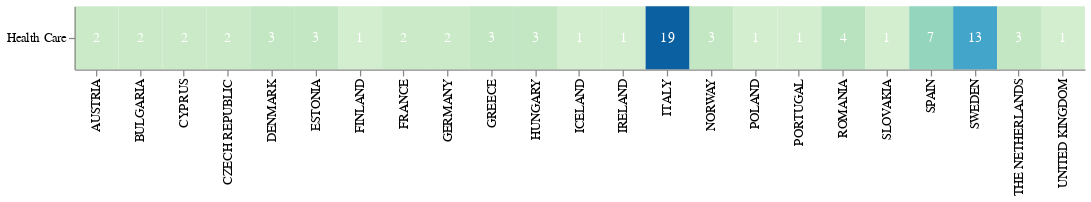

Source (notebook cell):
### Code cell
# Configure text
text = (
    alt.Chart(df_plot)
    .mark_text(color="white")
    .encode(
        x=alt.X("country:N", title=""),
        y=alt.Y("sector:N", title=""),
        text=alt.Text("fine:Q"),
    )
)

heatmap = (
    alt.Chart(df_plot, title="")
    .mark_rect()
    .encode(
        x=alt.X("country:N", title=""),
        y=alt.Y("sector:N", title=""),
        #color=alt.Color("fine", legend=None, scale=alt.Scale(type="log", nice=True)),
        color=alt.Color("fine", legend=None, scale=alt.Scale(scheme='greenblue')),
    )
)

combined = (
    (heatmap + text)
    .properties(title="", width=800, height=50)
    .configure_legend(labelFontSize=30)
    .configure_view(strokeWidth=0)
    #.configure(background="#F0F0F0")
    .configure_axis()
)

combined

### Figure 1 — Vega-Lite specification as saved in the notebook (floating-point values rounded to 4 significant figures)
{"config": {"view": {"continuousWidth": 400, "continuousHeight": 300, "strokeWidth": 0}, "axis": {}, "legend": {"labelFontSize": 30}}, "layer": [{"mark": "rect", "encoding": {"color": {"type": "quantitative", "field": "fine", "legend": null, "scale": {"scheme": "greenblue"}}, "x": {"type": "nominal", "field": "country", "title": ""}, "y": {"type": "nominal", "field": "sector", "title": ""}}, "title": ""}, {"mark": {"type": "text", "color": "white"}, "encoding": {"text": {"type": "quantitative", "field": "fine"}, "x": {"type": "nominal", "field": "country", "title": ""}, "y": {"type": "nominal", "field": "sector", "title": ""}}}], "data": {"name": "data-83a964162ceefb4a7c386780016f442e"}, "height": 50, "title": "", "width": 800, "$schema": "https://vega.github.io/schema/vega-lite/v4.8.1.json", "datasets": {"data-83a964162ceefb4a7c386780016f442e": [{"country": "AUSTRIA", "sector": "Health Care", "fine": 2}, {"country": "BULGARIA", "sector": "Health Care", "fine": 2}, {"country": "CYPRUS", "sector": "Health Care", "fine": 2}, {"country": "CZECH REPUBLIC", "sector": "Health Care", "fine": 2}, {"country": "DENMARK", "sector": "Health Care", "fine": 3}, {"country": "ESTONIA", "sector": "Health Care", "fine": 3}, {"country": "FINLAND", "sector": "Health Care", "fine": 1}, {"country": "FRANCE", "sector": "Health Care", "fine": 2}, {"country": "GERMANY", "sector": "Health Care", "fine": 2}, {"country": "GREECE", "sector": "Health Care", "fine": 3}, {"country": "HUNGARY", "sector": "Health Care", "fine": 3}, {"country": "ICELAND", "sector": "Health Care", "fine": 1}, {"country": "IRELAND", "sector": "Health Care", "fine": 1}, {"country": "ITALY", "sector": "Health Care", "fine": 19}, {"country": "NORWAY", "sector": "Health Care", "fine": 3}, {"country": "POLAND", "sector": "Health Care", "fine": 1}, {"country": "PORTUGAL", "sector": "Health Care", "fine": 1}, {"country": "ROMANIA", "sector": "Health Care", "fine": 4}, {"country": "SLOVAKIA", "sector": "Health Care", "fine": 1}, {"country": "SPAIN", "sector": "Health Care", "fine": 7}, {"country": "SWEDEN", "sector": "Health Care", "fine": 13}, {"country": "THE NETHERLANDS", "sector": "Health Care", "fine": 3}, {"country": "UNITED KINGDOM", "sector": "Health Care", "fine": 1}]}}
